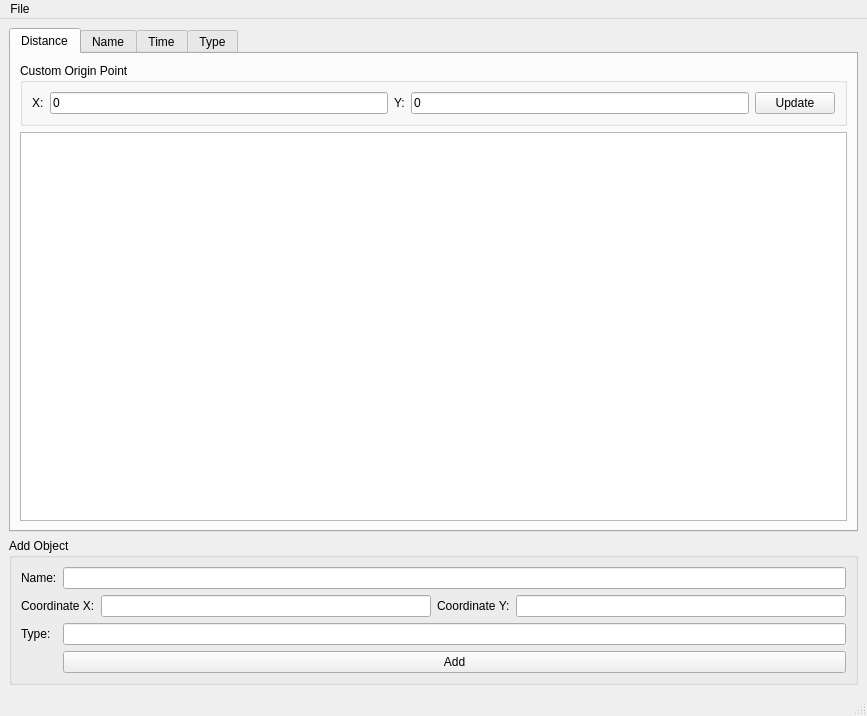
<?xml version="1.0" encoding="UTF-8"?>
<ui version="4.0">
 <class>MainWindow</class>
 <widget class="QMainWindow" name="MainWindow">
  <property name="geometry">
   <rect>
    <x>0</x>
    <y>0</y>
    <width>867</width>
    <height>716</height>
   </rect>
  </property>
  <property name="windowTitle">
   <string>Object List App</string>
  </property>
  <widget class="QWidget" name="centralwidget">
   <layout class="QVBoxLayout" name="verticalLayout">
    <item>
     <widget class="QTabWidget" name="tabWidget">
      <property name="currentIndex">
       <number>0</number>
      </property>
      <widget class="QWidget" name="distanceTab">
       <attribute name="title">
        <string>Distance</string>
       </attribute>
       <layout class="QVBoxLayout" name="verticalLayout_2">
        <item>
         <widget class="QGroupBox" name="customOriginGroupBox">
          <property name="title">
           <string>Custom Origin Point</string>
          </property>
          <layout class="QHBoxLayout" name="horizontalLayout_3">
           <item>
            <widget class="QLabel" name="label_5">
             <property name="text">
              <string>X:</string>
             </property>
            </widget>
           </item>
           <item>
            <widget class="QLineEdit" name="originXLineEdit">
             <property name="text">
              <string>0</string>
             </property>
            </widget>
           </item>
           <item>
            <widget class="QLabel" name="label_6">
             <property name="text">
              <string>Y:</string>
             </property>
            </widget>
           </item>
           <item>
            <widget class="QLineEdit" name="originYLineEdit">
             <property name="text">
              <string>0</string>
             </property>
            </widget>
           </item>
           <item>
            <widget class="QPushButton" name="updateButton">
             <property name="text">
              <string>Update</string>
             </property>
            </widget>
           </item>
          </layout>
         </widget>
        </item>
        <item>
         <widget class="QTreeView" name="distanceTableView"/>
        </item>
       </layout>
      </widget>
      <widget class="QWidget" name="nameTab">
       <attribute name="title">
        <string>Name</string>
       </attribute>
       <layout class="QVBoxLayout" name="verticalLayout_3">
        <item>
         <widget class="QTreeView" name="nameTableView"/>
        </item>
       </layout>
      </widget>
      <widget class="QWidget" name="timeTab">
       <attribute name="title">
        <string>Time</string>
       </attribute>
       <layout class="QVBoxLayout" name="verticalLayout_4">
        <item>
         <widget class="QTreeView" name="timeTableView"/>
        </item>
       </layout>
      </widget>
      <widget class="QWidget" name="typeTab">
       <attribute name="title">
        <string>Type</string>
       </attribute>
       <layout class="QVBoxLayout" name="verticalLayout_5">
        <item>
         <widget class="QGroupBox" name="customNumObjectsGroupBox">
          <property name="title">
           <string>Minimum number of type objects</string>
          </property>
          <layout class="QHBoxLayout" name="horizontalLayout_4">
           <item>
            <widget class="QLineEdit" name="minimumNumberOfTypeObjectsLineEdit">
             <property name="text">
              <string>2</string>
             </property>
            </widget>
           </item>
           <item>
            <widget class="QPushButton" name="updateNumButton">
             <property name="text">
              <string>Update</string>
             </property>
            </widget>
           </item>
          </layout>
         </widget>
        </item>
        <item>
         <widget class="QTreeView" name="typeTableView"/>
        </item>
       </layout>
      </widget>
     </widget>
    </item>
    <item>
     <widget class="QGroupBox" name="groupBox">
      <property name="title">
       <string>Add Object</string>
      </property>
      <layout class="QFormLayout" name="formLayout">
       <item row="0" column="0">
        <widget class="QLabel" name="label">
         <property name="text">
          <string>Name:</string>
         </property>
        </widget>
       </item>
       <item row="0" column="1">
        <widget class="QLineEdit" name="nameLineEdit"/>
       </item>
       <item row="1" column="0" colspan="2">
        <layout class="QHBoxLayout" name="horizontalLayout_3">
         <item>
          <widget class="QLabel" name="label_2">
           <property name="text">
            <string>Coordinate X:</string>
           </property>
          </widget>
         </item>
         <item>
          <widget class="QLineEdit" name="coordinateXLineEdit"/>
         </item>
         <item>
          <widget class="QLabel" name="label_3">
           <property name="text">
            <string>Coordinate Y:</string>
           </property>
          </widget>
         </item>
         <item>
          <widget class="QLineEdit" name="coordinateYLineEdit"/>
         </item>
        </layout>
       </item>
       <item row="2" column="0">
        <widget class="QLabel" name="label_4">
         <property name="text">
          <string>Type:</string>
         </property>
        </widget>
       </item>
       <item row="2" column="1">
        <widget class="QLineEdit" name="typeLineEdit"/>
       </item>
       <item row="3" column="1">
        <widget class="QPushButton" name="addObjectButton">
         <property name="text">
          <string>Add</string>
         </property>
        </widget>
       </item>
      </layout>
     </widget>
    </item>
   </layout>
  </widget>
  <widget class="QMenuBar" name="menubar">
   <property name="geometry">
    <rect>
     <x>0</x>
     <y>0</y>
     <width>867</width>
     <height>26</height>
    </rect>
   </property>
   <widget class="QMenu" name="menuFile">
    <property name="title">
     <string>File</string>
    </property>
    <addaction name="actionOpen"/>
    <addaction name="actionSave"/>
    <addaction name="separator"/>
    <addaction name="actionExit"/>
   </widget>
   <addaction name="menuFile"/>
  </widget>
  <widget class="QStatusBar" name="statusbar"/>
  <action name="actionOpen">
   <property name="text">
    <string>Open</string>
   </property>
  </action>
  <action name="actionSave">
   <property name="text">
    <string>Save</string>
   </property>
  </action>
  <action name="actionExit">
   <property name="text">
    <string>Exit</string>
   </property>
  </action>
 </widget>
 <resources/>
 <connections/>
</ui>
